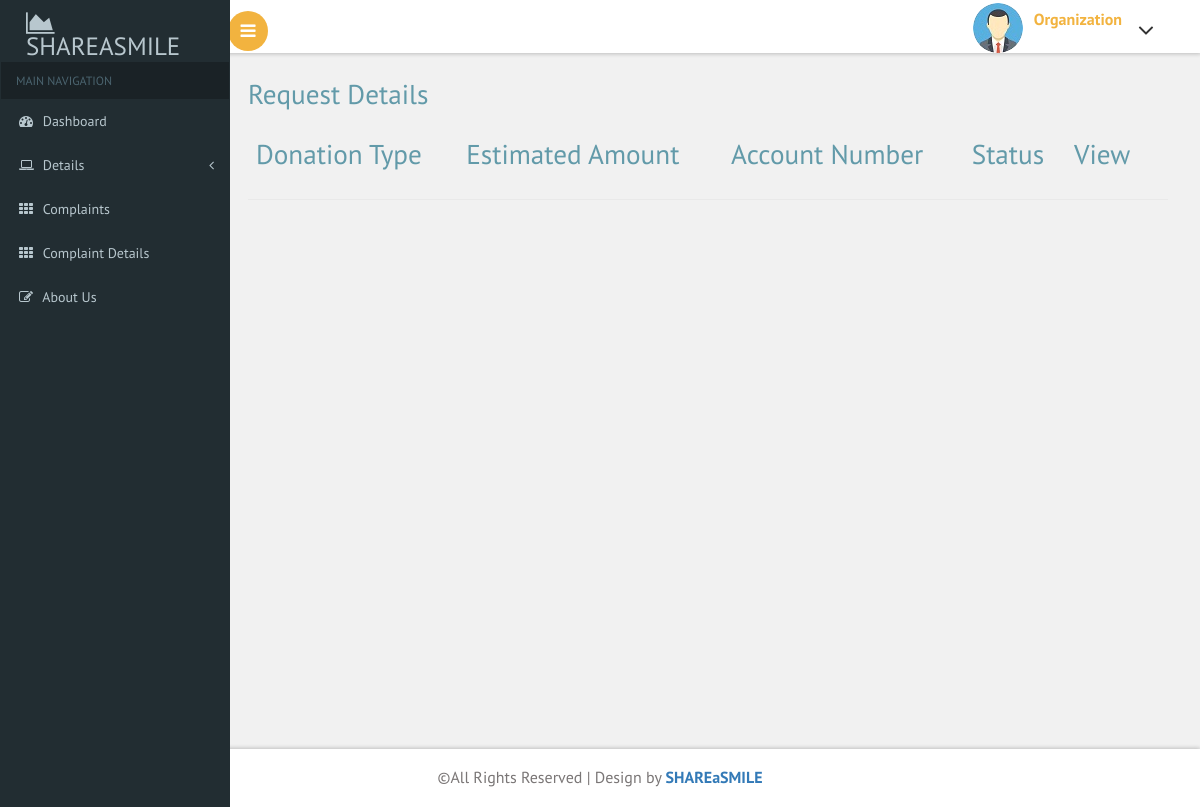
Page /organisation/organizationdetails.php (signed in) on the earlier database version.
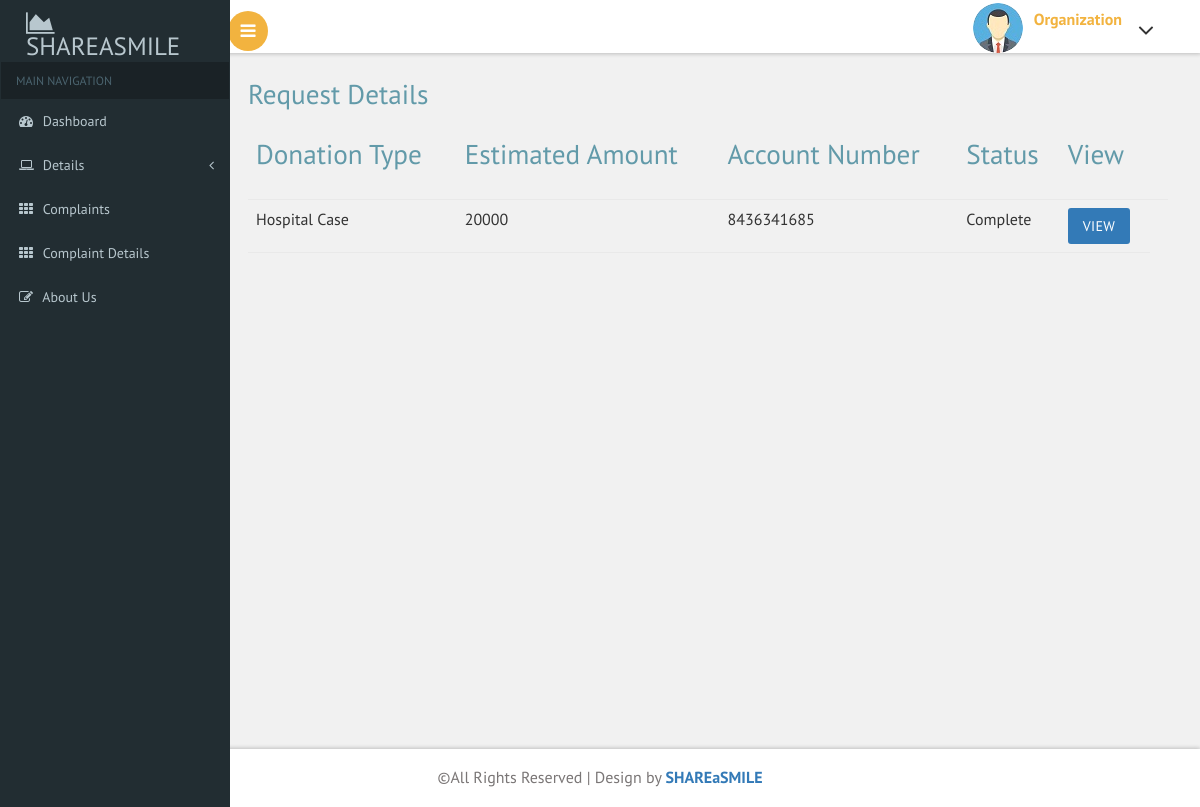
Same page on the later database version.
### tables this page shows
CREATE TABLE `request_form` (
  `donation_id` int(11) NOT NULL,
  `organization_email` varchar(100) NOT NULL,
  `donation_type` varchar(200) NOT NULL,
  `donation_details` varchar(600) NOT NULL,
  `estimated_amount` varchar(100) NOT NULL,
  `account_number` varchar(100) NOT NULL,
  `ifsc_code` varchar(50) NOT NULL,
  `bank_name` varchar(100) NOT NULL,
  `holder_name` varchar(100) NOT NULL,
  `branch` varchar(100) NOT NULL,
  `place` varchar(100) NOT NULL,
  `date` varchar(30) NOT NULL
);

CREATE TABLE `total_amount` (
  `amount_id` int(11) NOT NULL,
  `request_id` int(11) NOT NULL,
  `recieved_amount` int(11) NOT NULL DEFAULT 0,
  `estimated_amount` int(11) NOT NULL
);

### organisation/organizationdetails.php (the view, shortened to what this page needs)
<?php
include("header.php");
$email = $_SESSION['email'];
?>
<div id="page-wrapper">
  <div class="main-page">
    <h2 class="title1">Request Details</h2>
    <table class="table table-hover">
      <thead>
        <th>
          <h2 class="title1">Donation Type</h2>
        </th>
        <th>
          <h2 class="title1">Estimated Amount</h2>
        </th>
        <th>
          <h2 class="title1">Account Number</h2>
        </th>
        <th>
          <h2 class="title1">Status</h2>
        </th>
        <th>
          <h2 class="title1">View</h2>
        </th>
        <th></th>
      </thead>
      <tbody>
        <?php
        require("connect.php");
        $sql = "SELECT * FROM request_form WHERE organization_email='$email'";
        $res = mysqli_query($conn, $sql);
        if (mysqli_num_rows($res) > 0) {
          while ($row = mysqli_fetch_assoc($res)) {
            $id = $row['donation_id'];
            $sql1 = "SELECT * FROM total_amount WHERE request_id=$id";
            $res1 = mysqli_query($conn, $sql1);
            if (mysqli_num_rows($res1) > 0) {
              while ($row1 = mysqli_fetch_assoc($res1)) {
                if ($row1['recieved_amount'] >= $row['estimated_amount']) {
        ?>
                  <tr>
                    <td>
                      <?php echo $row['donation_type'] ?>
                    </td>
                    <td>
                      <?php echo $row['estimated_amount'] ?>
                    </td>
                    <td>
                      <?php echo $row['account_number'] ?>
                    </td>
                    <td>
                      Complete
                    </td>
                    <td><a class="btn btn-primary" href="showrequest.php?id=<?php echo $row['donation_id'] ?>">View</a></td>
                  </tr>
        <?php
                }
              }
            }
          }
        }
        ?>
      </tbody>
    </table>
  </div>
</div>
<?php
include("footer.php");
?>

Differences in the rows shown:
added request_form: donation_type "Hospital Case", estimated_amount "20000", account_number "8436341685"
